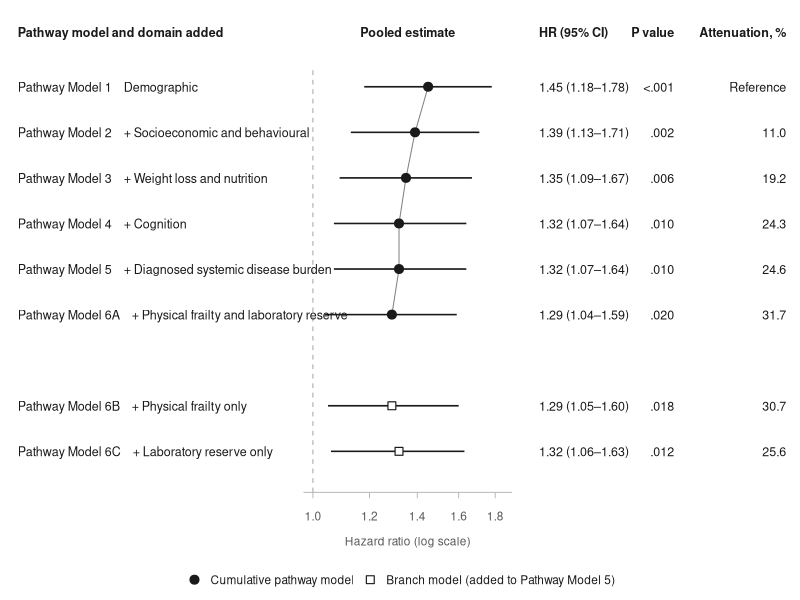
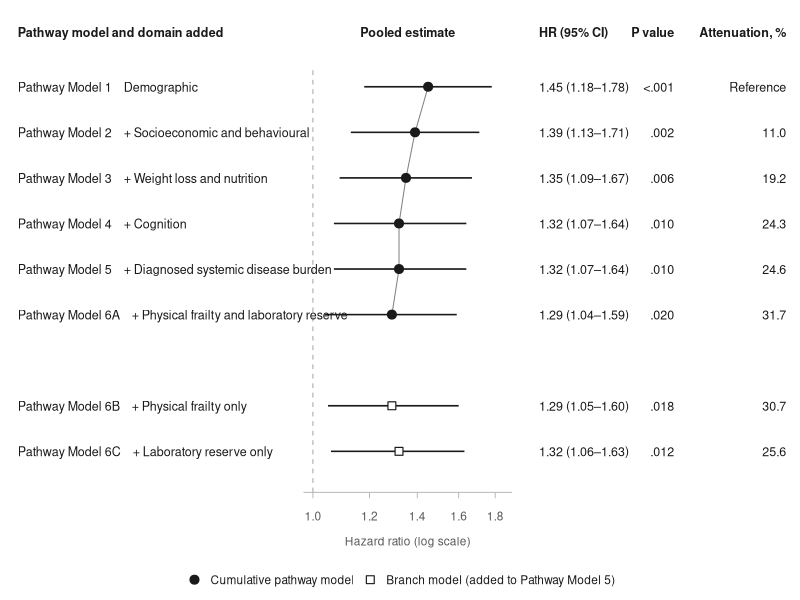
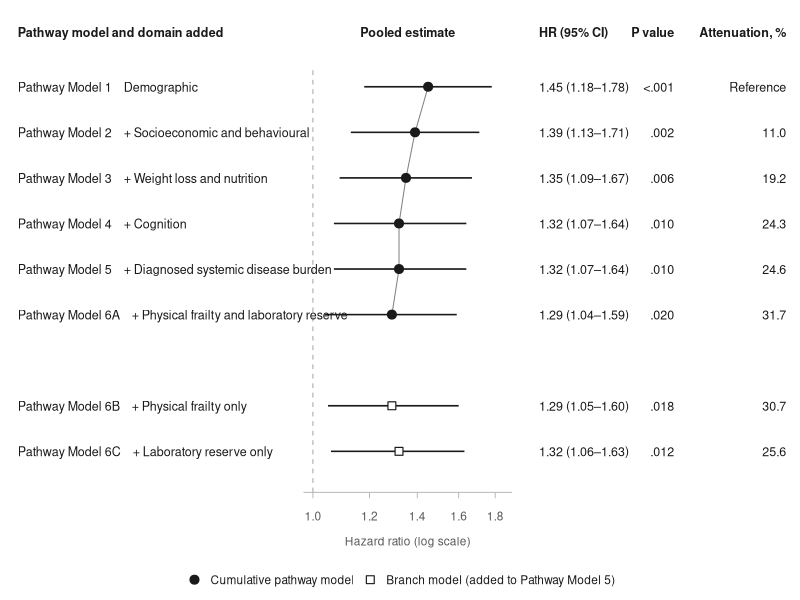

Recreate these plots in R, in order.
## =============================================================================
## eFigure 3. Sequential pathway attenuation of the association between low
##            functional dentition (<10 units) and all-cause mortality
## =============================================================================
## ---- 0. Packages ------------------------------------------------------------
if (!requireNamespace("ggplot2", quietly = TRUE)) {
  install.packages("ggplot2", repos = "https://cloud.r-project.org")
}
library(ggplot2)
## A UTF-8 locale is required for the en dash used in the confidence intervals.
## Most desktop R installations already provide one, in which case this block
## has no effect; otherwise an ASCII hyphen is substituted.
if (!isTRUE(l10n_info()$`UTF-8`)) {
  for (lc in c("en_US.UTF-8", "C.UTF-8", "C.utf8", "en_GB.UTF-8")) {
    if (suppressWarnings(Sys.setlocale("LC_CTYPE", lc)) != "") break
  }
}
DASH <- if (isTRUE(l10n_info()$`UTF-8`)) "–" else "-"
## ---- 1. Data (Table 3 of the article) ---------------------------------------
dat <- data.frame(
  model = c("Pathway Model 1", "Pathway Model 2", "Pathway Model 3",
            "Pathway Model 4", "Pathway Model 5", "Pathway Model 6A",
            "Pathway Model 6B", "Pathway Model 6C"),
  domain = c("Demographic",
             "+ Socioeconomic and behavioural",
             "+ Weight loss and nutrition",
             "+ Cognition",
             "+ Diagnosed systemic disease burden",
             "+ Physical frailty and laboratory reserve",
             "+ Physical frailty only",
             "+ Laboratory reserve only"),
  beta = c(0.370, 0.329, 0.299, 0.280, 0.279, 0.253, 0.256, 0.275),
  hr   = c(1.45, 1.39, 1.35, 1.32, 1.32, 1.29, 1.29, 1.32),
  lcl  = c(1.18, 1.13, 1.09, 1.07, 1.07, 1.04, 1.05, 1.06),
  ucl  = c(1.78, 1.71, 1.67, 1.64, 1.64, 1.59, 1.60, 1.63),
  p    = c("<.001", ".002", ".006", ".010", ".010", ".020", ".018", ".012"),
  ## Percent attenuation of the log hazard ratio relative to Pathway Model 1,
  ## as reported in Table 3. These were computed from the full-precision
  ## coefficients and are therefore the authoritative values.
  atten = c(NA, 11.0, 19.2, 24.3, 24.6, 31.7, 30.7, 25.6),
  type = c(rep("sequential", 6), rep("branch", 2)),
  stringsAsFactors = FALSE
)
dat$atten_lab <- ifelse(is.na(dat$atten), "Reference", sprintf("%.1f", dat$atten))
dat$hr_lab    <- sprintf("%.2f (%.2f%s%.2f)", dat$hr, dat$lcl, DASH, dat$ucl)
dat$label     <- paste0(dat$model, "    ", dat$domain)
## Integrity check on the tabulated values. The coefficients above are rounded
## to three decimal places, so attenuation recomputed from them agrees with the
## reported values to within about 0.2 percentage points. The tolerance is set
## accordingly: the check detects transcription errors, not rounding.
beta1 <- dat$beta[dat$model == "Pathway Model 1"]
atten_check <- (beta1 - dat$beta) / beta1 * 100
stopifnot(all(abs(atten_check[-1] - dat$atten[-1]) < 0.25))
## ---- 2. Canvas geometry -----------------------------------------------------
## Row 7 is left empty to separate the cumulative models from the branch models.
dat$row <- c(1:6, 8:9)
TOP     <- 9
dat$y   <- TOP - dat$row                       # Pathway Model 1 at the top
X_LAB   <- 0.005                               # model labels, left-aligned
X_F0    <- 0.375; X_F1 <- 0.645                # forest area
X_HR    <- 0.680                               # HR (95% CI), left-aligned
X_P     <- 0.855                               # P value, right-aligned
X_ATT   <- 1.000                               # attenuation, right-aligned
HR_LO   <- 0.97; HR_HI <- 1.90                 # forest x-range
Y_HDR   <- TOP + 0.20                          # header row
Y_AXIS  <- -0.90                               # axis line
Y_TICK  <- -1.32                               # tick labels
## Map a hazard ratio onto the canvas, on a log scale
xf <- function(hr) {
  X_F0 + (log10(hr) - log10(HR_LO)) /
    (log10(HR_HI) - log10(HR_LO)) * (X_F1 - X_F0)
}
dat$x <- xf(dat$hr); dat$xlo <- xf(dat$lcl); dat$xhi <- xf(dat$ucl)
seq_dat <- dat[dat$type == "sequential", ]
seq_dat <- seq_dat[order(seq_dat$row), ]
brks  <- c(1.0, 1.2, 1.4, 1.6, 1.8)
ticks <- data.frame(x = xf(brks), label = sprintf("%.1f", brks))
## ---- 3. Style ---------------------------------------------------------------
## The figure is monochrome by design. Model type is encoded by shape (filled
## circle versus open square) together with the legend, never by colour alone,
## so the figure remains readable in greyscale print and under any form of
## colour-vision deficiency.
INK      <- "#1A1A1A"   # marks and primary text
INK_SOFT <- "#5A5A5A"   # axis text
RULE     <- "#B0B0B0"   # reference line and axis
BASE     <- 9           # base font size (pt)
FAM      <- "sans"      # resolves to Helvetica or Arial on most systems
SZ       <- BASE / .pt  # geom_text size equivalent of BASE
## ---- 4. Figure --------------------------------------------------------------
p <- ggplot() +
  ## reference line at HR = 1.0
  annotate("segment", x = xf(1), xend = xf(1), y = Y_AXIS, yend = TOP - 0.6,
           linetype = "dashed", colour = RULE, linewidth = 0.4) +
  ## line tracing the change in the pooled estimate across cumulative steps
  geom_path(data = seq_dat, aes(x = x, y = y), group = 1,
            colour = INK, linewidth = 0.35, alpha = 0.55) +
  ## confidence intervals and point estimates
  geom_errorbarh(data = dat, aes(y = y, xmin = xlo, xmax = xhi),
                 height = 0, colour = INK, linewidth = 0.55) +
  geom_point(data = dat, aes(x = x, y = y, shape = type, fill = type),
             size = 2.6, colour = INK, stroke = 0.6) +
  ## row labels and numeric columns
  geom_text(data = dat, aes(x = X_LAB, y = y, label = label),
            hjust = 0, size = SZ, colour = INK, family = FAM) +
  geom_text(data = dat, aes(x = X_HR, y = y, label = hr_lab),
            hjust = 0, size = SZ, colour = INK, family = FAM) +
  geom_text(data = dat, aes(x = X_P, y = y, label = p),
            hjust = 1, size = SZ, colour = INK, family = FAM) +
  geom_text(data = dat, aes(x = X_ATT, y = y, label = atten_lab),
            hjust = 1, size = SZ, colour = INK, family = FAM) +
  ## column headers
  annotate("text", x = X_LAB, y = Y_HDR, label = "Pathway model and domain added",
           hjust = 0, fontface = "bold", size = SZ, colour = INK, family = FAM) +
  annotate("text", x = (X_F0 + X_F1) / 2, y = Y_HDR, label = "Pooled estimate",
           hjust = 0.5, fontface = "bold", size = SZ, colour = INK, family = FAM) +
  annotate("text", x = X_HR, y = Y_HDR, label = "HR (95% CI)",
           hjust = 0, fontface = "bold", size = SZ, colour = INK, family = FAM) +
  annotate("text", x = X_P, y = Y_HDR, label = "P value",
           hjust = 1, fontface = "bold", size = SZ, colour = INK, family = FAM) +
  annotate("text", x = X_ATT, y = Y_HDR, label = "Attenuation, %",
           hjust = 1, fontface = "bold", size = SZ, colour = INK, family = FAM) +
  ## x axis for the forest column
  annotate("segment", x = X_F0, xend = X_F1, y = Y_AXIS, yend = Y_AXIS,
           colour = RULE, linewidth = 0.3) +
  annotate("segment", x = ticks$x, xend = ticks$x,
           y = Y_AXIS, yend = Y_AXIS - 0.13, colour = RULE, linewidth = 0.3) +
  annotate("text", x = ticks$x, y = Y_TICK, label = ticks$label,
           size = SZ - 0.15, colour = INK_SOFT, family = FAM, vjust = 1) +
  annotate("text", x = (X_F0 + X_F1) / 2, y = Y_TICK - 0.55,
           label = "Hazard ratio (log scale)",
           size = SZ - 0.15, colour = INK_SOFT, family = FAM, vjust = 1) +
  scale_shape_manual(values = c(sequential = 21, branch = 22),
                     breaks = c("sequential", "branch"),
                     labels = c("Cumulative pathway model",
                                "Branch model (added to Pathway Model 5)"),
                     name = NULL) +
  scale_fill_manual(values = c(sequential = INK, branch = "white"),
                    breaks = c("sequential", "branch"),
                    labels = c("Cumulative pathway model",
                               "Branch model (added to Pathway Model 5)"),
                    name = NULL) +
  coord_cartesian(xlim = c(0, 1), ylim = c(Y_TICK - 1.0, Y_HDR + 0.4),
                  expand = FALSE, clip = "off") +
  theme_void(base_size = BASE, base_family = FAM) +
  theme(
    legend.position  = "bottom",
    legend.direction = "horizontal",
    legend.text      = element_text(size = BASE - 0.5, colour = INK, family = FAM),
    legend.key.width = unit(14, "pt"),
    legend.margin    = margin(t = 2, b = 0),
    plot.margin      = margin(10, 10, 6, 10),
    plot.background  = element_rect(fill = "white", colour = NA)
  )
## ---- 5. Export --------------------------------------------------------------
W <- 10.2   # width, inches
H <- 4.4    # height, inches
ggsave("eFigure3_pathway_attenuation.pdf",  p, width = W, height = H,
       device = cairo_pdf)
ggsave("eFigure3_pathway_attenuation.png",  p, width = W, height = H,
       dpi = 600, bg = "white")
ggsave("eFigure3_pathway_attenuation.tiff", p, width = W, height = H,
       dpi = 600, bg = "white", compression = "lzw")
## ---- 6. Values plotted ------------------------------------------------------
print(dat[, c("model", "hr", "lcl", "ucl", "p", "atten_lab")], row.names = FALSE)
